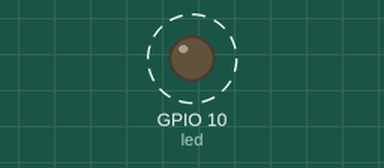
Simulated run of this program. Board: Seeed XIAO ESP32-C3. Shown: output pins drawn as LEDs (lit = HIGH). Dashed ring = blinking.

Above: at 0.15 s.
Timing chart, 0 to 3.0 s (numbered marks = the images above):
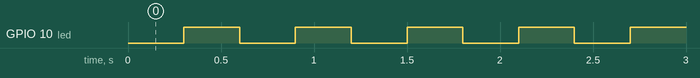

The program:

main.cpp
```cpp
/*
        _          _ ______ _____ _____
       (_)        | |  ____|  __ \_   _|
  _ __  ___  _____| | |__  | |  | || |
 | '_ \| \ \/ / _ \ |  __| | |  | || |
 | |_) | |>  <  __/ | |____| |__| || |_
 | .__/|_/_/\_\___|_|______|_____/_____|
 | |
 |_|

https://links.pixeledi.eu
PlatformIO  | V1.0 | 08.2024

*/

#include <Arduino.h>

byte ledstate = LOW;
byte cnt = 0;

const byte led = 10;

void toggleLED(){
  digitalWrite(led, ledstate);
  delay(300);
}

void setup() {
  pinMode(led, OUTPUT);
}

void loop() {

  cnt++;
  if(cnt % 2 == 0) ledstate=HIGH;
  else ledstate=LOW;

  toggleLED();

}
```

Measured:
- by itself, GPIO 10 (led): alternates HIGH for 0.30 s and LOW for 0.30 s
